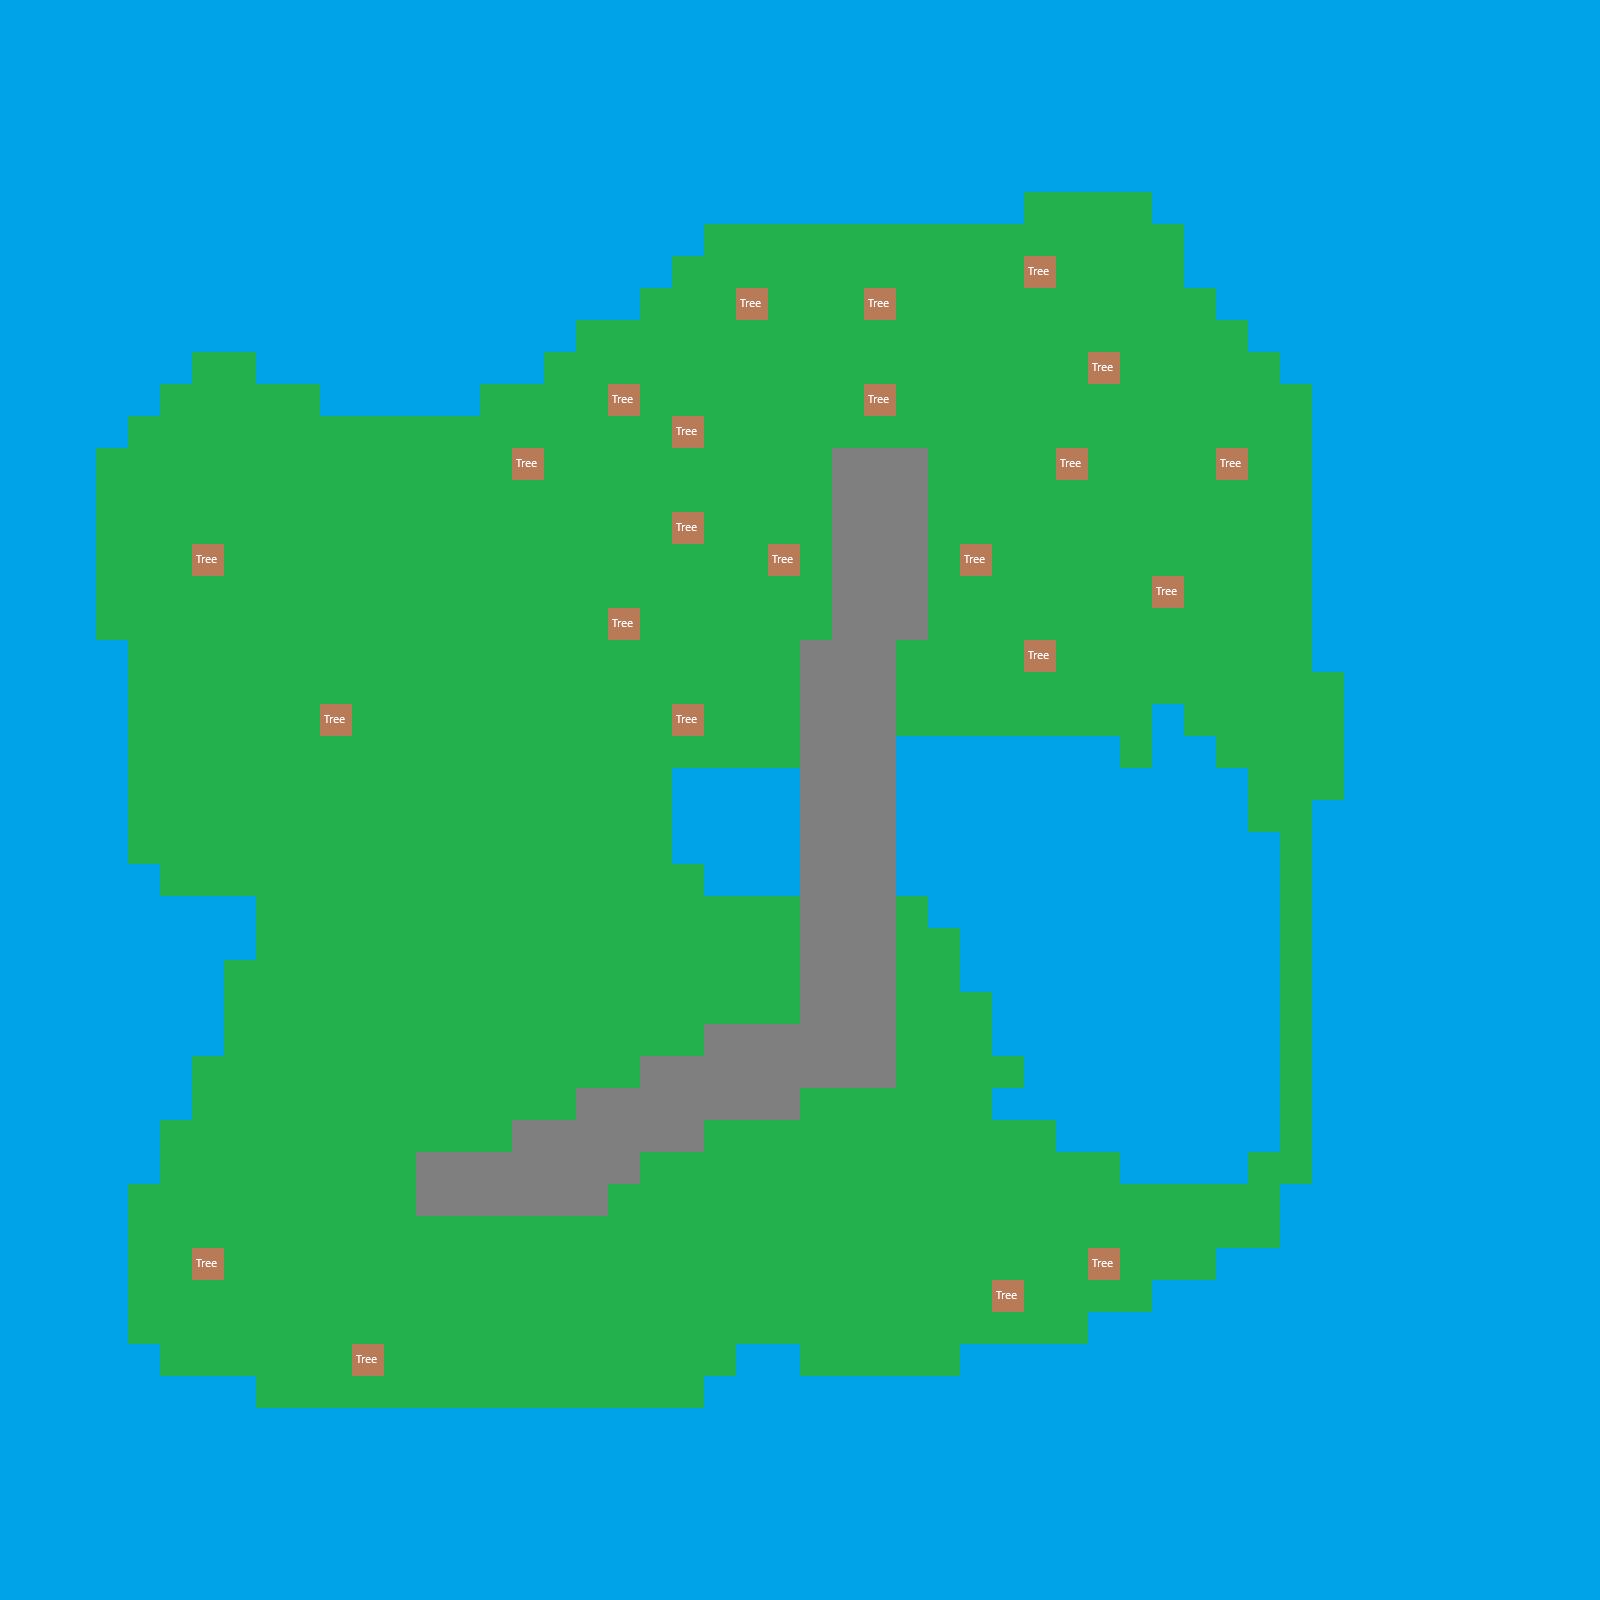

The image is a tile-based game level rendered from a .tmx file. Its description and source (layers, tilesets, objects; grid data summarised) follow:
An orthogonal 50x50 tile map with 32x32 px tiles, 3 tile layers (layer1, layer2, objects), 2 tilesets.

<map version="1.10" tiledversion="1.11.2" orientation="orthogonal" renderorder="right-down" width="50" height="50" tilewidth="32" tileheight="32" infinite="0" nextlayerid="5" nextobjectid="1">
 <editorsettings>
  <export target="map.csv" format="csv" />
 </editorsettings>
 <tileset firstgid="1" name="tiles" tilewidth="1" tileheight="1" tilecount="0" columns="0" />
 <tileset firstgid="1" source="tiles.tsx" />
 <layer id="1" name="layer1" width="50" height="50">
  <data>[2500 cells, 2500 non-empty, 1 distinct tile ids]</data>
 </layer>
 <layer id="2" name="layer2" width="50" height="50">
  <data>[2500 cells, 1061 non-empty, 2 distinct tile ids]</data>
 </layer>
 <layer id="4" name="objects" width="50" height="50">
  <data>[2500 cells, 23 non-empty, 1 distinct tile ids]</data>
 </layer>
</map>
